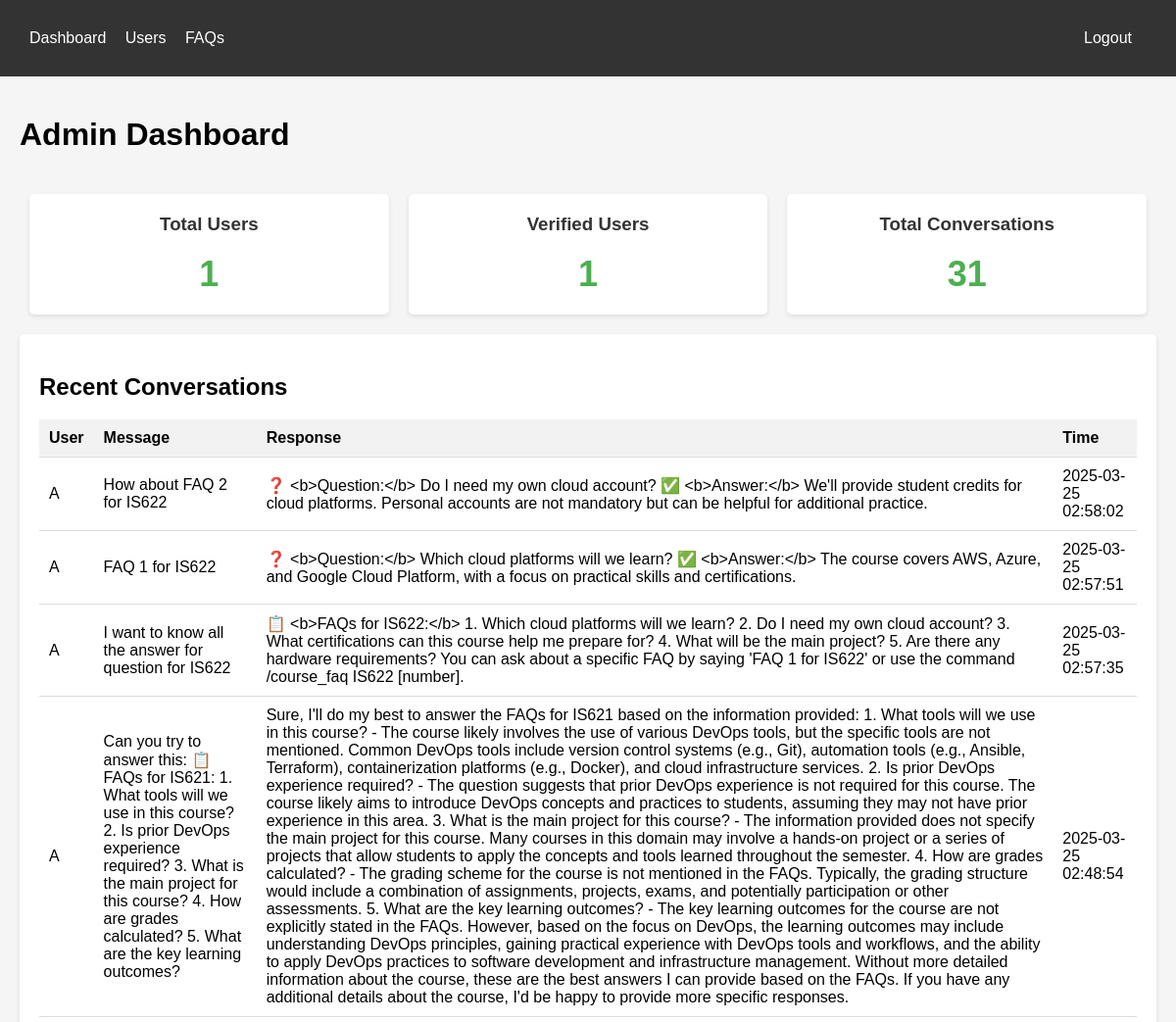
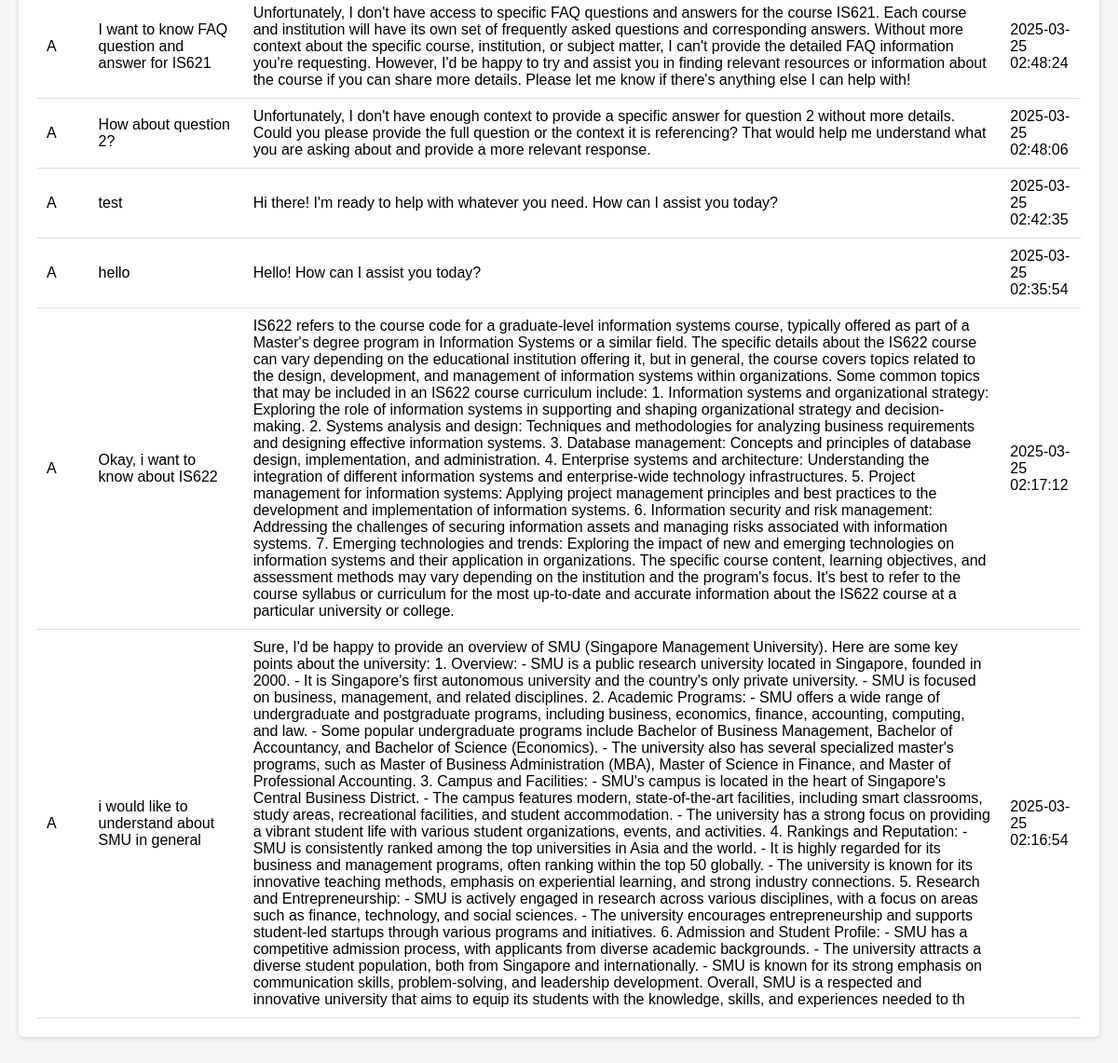
The page /dashboard (signed in) on the database as committed earlier (2 pictures, top to bottom).
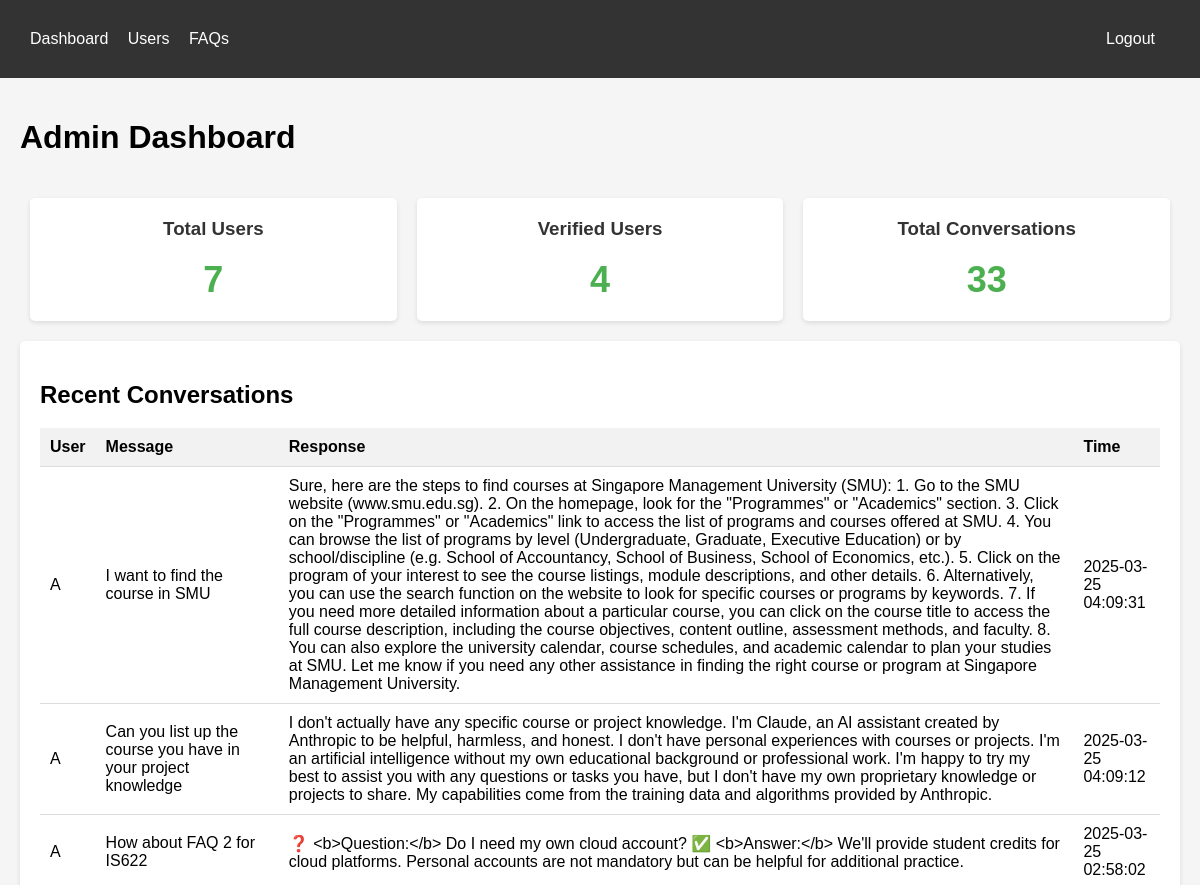
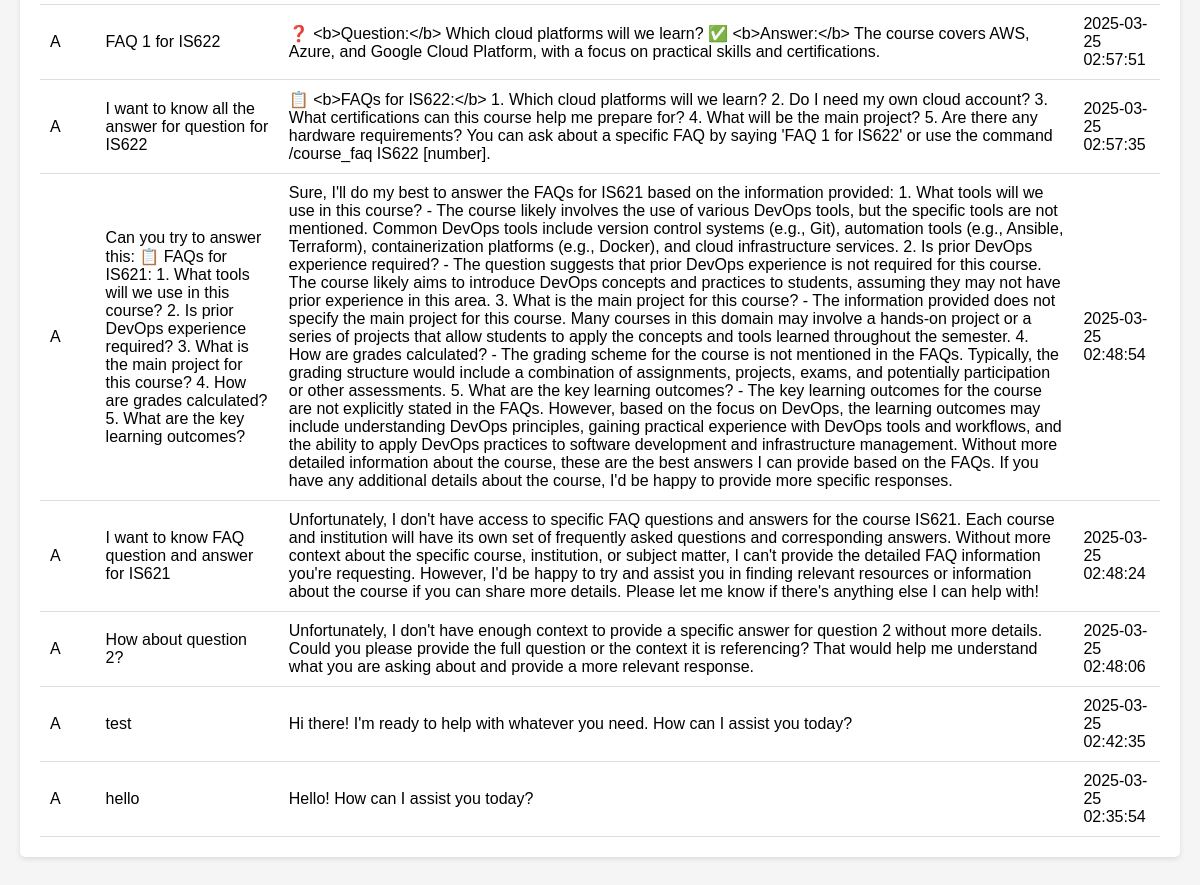
The same page on the database as committed later (2 pictures, top to bottom).
### tables this page shows
CREATE TABLE conversations (
        id INTEGER PRIMARY KEY AUTOINCREMENT,
        user_id TEXT,
        message TEXT,
        response TEXT,
        timestamp TIMESTAMP DEFAULT CURRENT_TIMESTAMP,
        FOREIGN KEY (user_id) REFERENCES users(user_id)
    );

CREATE TABLE users (
        user_id TEXT PRIMARY KEY,
        username TEXT,
        first_name TEXT,
        email TEXT,
        is_verified INTEGER DEFAULT 0,
        is_staff INTEGER DEFAULT 0,
        verification_code TEXT,
        code_expires_at TIMESTAMP,
        created_at TIMESTAMP DEFAULT CURRENT_TIMESTAMP
    );

### dashboard/app.py (the view)
@app.route('/dashboard')
def dashboard():
    if 'logged_in' not in session:
        return redirect(url_for('login'))
    with DatabaseConnection() as conn:
        cursor = conn.cursor()
        cursor.execute('SELECT COUNT(*) as count FROM users')
        user_count = cursor.fetchone()['count']
        cursor.execute('SELECT COUNT(*) as count FROM users WHERE is_verified = 1')
        verified_count = cursor.fetchone()['count']
        cursor.execute('SELECT COUNT(*) as count FROM conversations')
        conversation_count = cursor.fetchone()['count']
        cursor.execute('''
        SELECT c.message, c.response, c.timestamp, u.first_name
        FROM conversations c
        JOIN users u ON c.user_id = u.user_id
        ORDER BY c.timestamp DESC
        LIMIT 10
        ''')
        recent_conversations = cursor.fetchall()
    return render_template('dashboard.html',
                          user_count=user_count,
                          verified_count=verified_count,
                          conversation_count=conversation_count,
                          recent_conversations=recent_conversations)

### db/connection.py (called while the page is built)
def get_connection():
    conn = sqlite3.connect(DATABASE_PATH)
    conn.row_factory = sqlite3.Row  # This lets us access columns by name
    return conn

    def __enter__(self):
        self.conn = get_connection()
        return self.conn

    def __exit__(self, exc_type, exc_val, exc_tb):
        if self.conn:
            if exc_type is None:
                self.conn.commit()
            else:
                self.conn.rollback()
            self.conn.close()

### dashboard/templates/dashboard.html (shortened to what this page needs)
<!DOCTYPE html>
<html>
<head>
</head>
<body>
    <div class="navbar">
        <div class="container">
            <a href="/dashboard">Dashboard</a>
            <a href="/users">Users</a>
            <a href="/faqs">FAQs</a>
            <a href="/logout" style="float:right">Logout</a>
        </div>
    </div>
    <div class="container">
        <div class="header">
            <h1>Admin Dashboard</h1>
        </div>
        <div class="stats">
            <div class="stat-card">
                <h3>Total Users</h3>
                <div class="number">{{ user_count }}</div>
            </div>
            <div class="stat-card">
                <h3>Verified Users</h3>
                <div class="number">{{ verified_count }}</div>
            </div>
            <div class="stat-card">
                <h3>Total Conversations</h3>
                <div class="number">{{ conversation_count }}</div>
            </div>
        </div>
        <div class="card">
            <h2>Recent Conversations</h2>
            <table>
                <thead>
                    <tr>
                        <th>User</th>
                        <th>Message</th>
                        <th>Response</th>
                        <th>Time</th>
                    </tr>
                </thead>
                <tbody>
                    {% for conv in recent_conversations %}
                    <tr>
                        <td>{{ conv.first_name }}</td>
                        <td>{{ conv.message }}</td>
                        <td>{{ conv.response }}</td>
                        <td>{{ conv.timestamp }}</td>
                    </tr>
                    {% endfor %}
                </tbody>
            </table>
        </div>
    </div>
</body>
</html>

Rows that differ between the two databases and show on the page:
no longer on this page (row unchanged): conversations: first_name "A", message "Okay, i want to know about IS622", response "IS622 refers to the course code for a graduate-level information systems course, typically offered as part of a Master's degree program in Information Systems or a similar field. The specific details about the IS622 course can vary depending on the educational institution offering it, but in general, the course covers topics related to the design, development, and management of information systems within organizations. Some common topics that may be included in an IS622 course curriculum include: 1. Information systems and organizational strategy: Exploring the role of information systems in supporting and shaping organizational strategy and decision-making. 2. Systems analysis and design:…", timestamp "2025-03-25 02:17:12"
no longer on this page (row unchanged): conversations: first_name "A", message "i would like to understand about SMU in general", response "Sure, I'd be happy to provide an overview of SMU (Singapore Management University). Here are some key points about the university: 1. Overview: - SMU is a public research university located in Singapore, founded in 2000. - It is Singapore's first autonomous university and the country's only private university. - SMU is focused on business, management, and related disciplines. 2. Academic Programs: - SMU offers a wide range of undergraduate and postgraduate programs, including business, economics, finance, accounting, computing, and law. - Some popular undergraduate programs include Bachelor of Business Management, Bachelor of Accountancy, and Bachelor of Science (Economics). - The…", timestamp "2025-03-25 02:16:54"
added conversations: first_name "A", message "I want to find the course in SMU", response "Sure, here are the steps to find courses at Singapore Management University (SMU): 1. Go to the SMU website (www.smu.edu.sg). 2. On the homepage, look for the \"Programmes\" or \"Academics\" section. 3. Click on the \"Programmes\" or \"Academics\" link to access the list of programs and courses offered at SMU. 4. You can browse the list of programs by level (Undergraduate, Graduate, Executive Education) or by school/discipline (e.g. School of Accountancy, School of Business, School of Economics, etc.). 5. Click on the program of your interest to see the course listings, module descriptions, and other details. 6. Alternatively, you can use the search function on the website to look for specific…", timestamp "2025-03-25 04:09:31"
added conversations: first_name "A", message "Can you list up the course you have in your project knowledge", response "I don't actually have any specific course or project knowledge. I'm Claude, an AI assistant created by Anthropic to be helpful, harmless, and honest. I don't have personal experiences with courses or projects. I'm an artificial intelligence without my own educational background or professional work. I'm happy to try my best to assist you with any questions or tasks you have, but I don't have my own proprietary knowledge or projects to share. My capabilities come from the training data and algorithms provided by Anthropic.", timestamp "2025-03-25 04:09:12"
Other text that changed with them:
{{ user_count }}: "1" → "7"
{{ verified_count }}: "1" → "4"
{{ conversation_count }}: "31" → "33"
